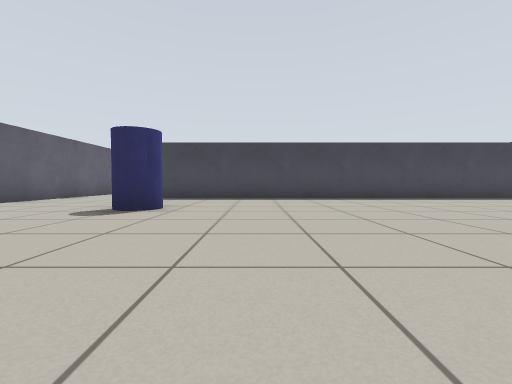
View 1 (above)

16 first-person views from a walk through a Gazebo world. The camera is 0.5 m above the floor, tilts 2° down and sees 90° across. The floor is counted in squares, 1 m on a side. Each view is taken from the middle of a square. On the plan, view 1 faces up. The plan holds only what a view shows up to about 9 squares ahead; the rest is blank.

View 2
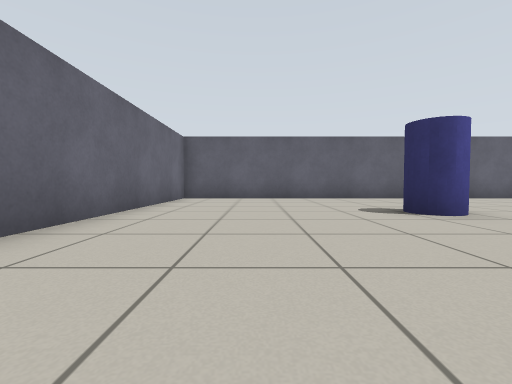

View 3
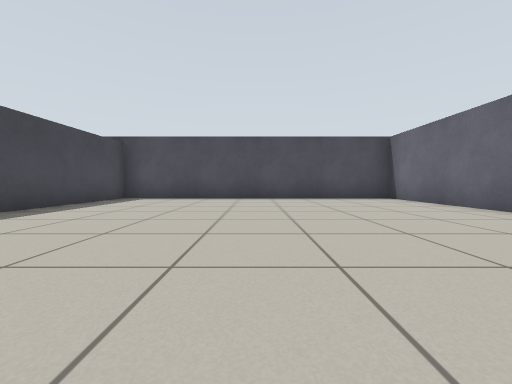

View 4
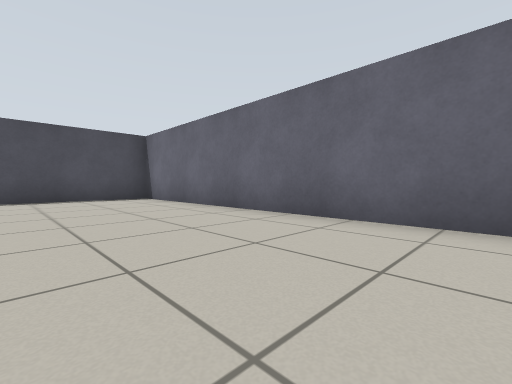

View 5
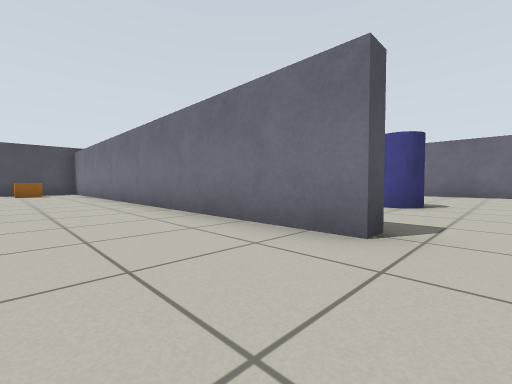

View 6
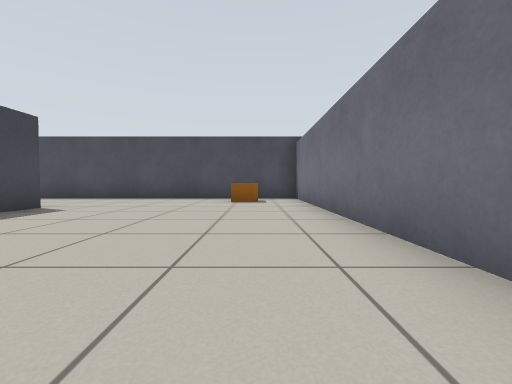

View 7
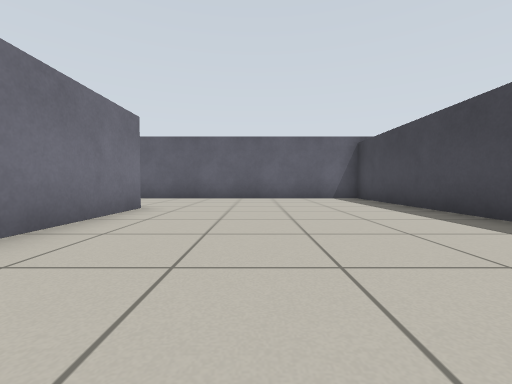

View 8
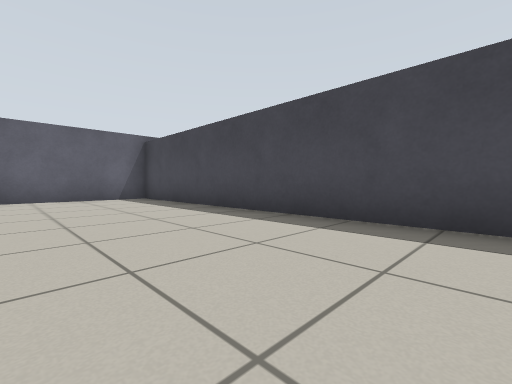

View 9
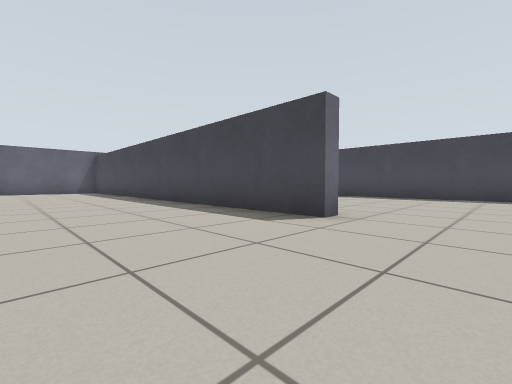

View 10
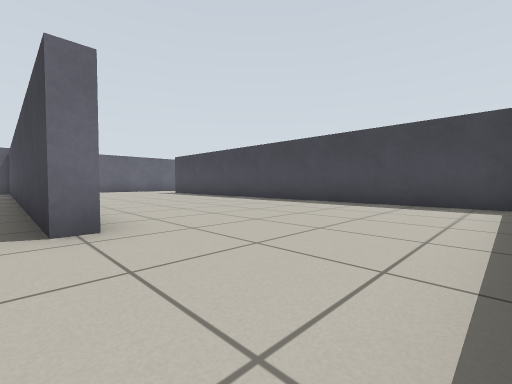

View 11
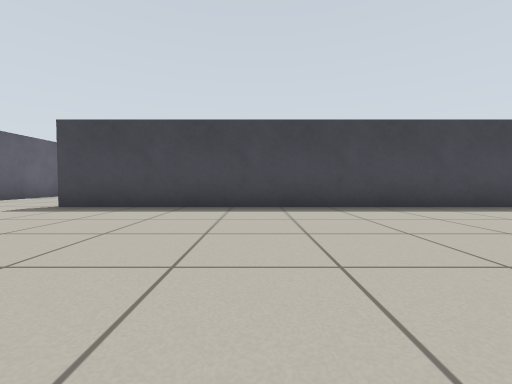

View 12
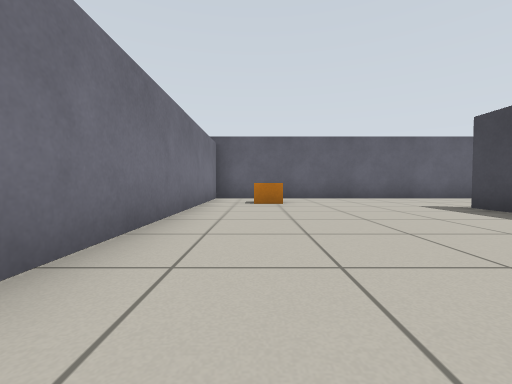

View 13
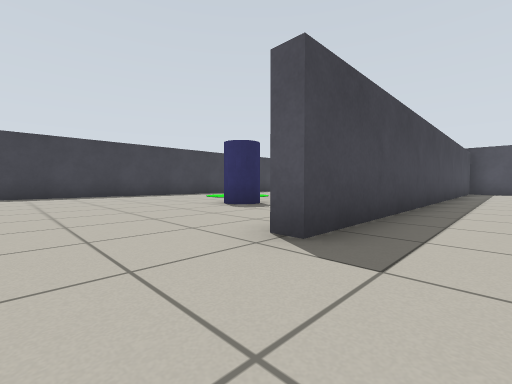

View 14
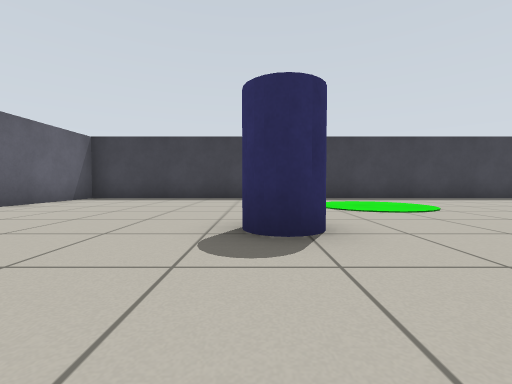

View 15
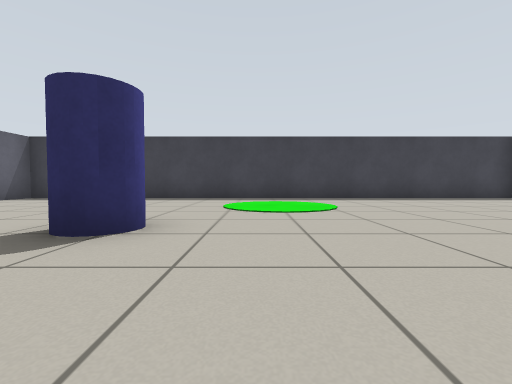

View 16
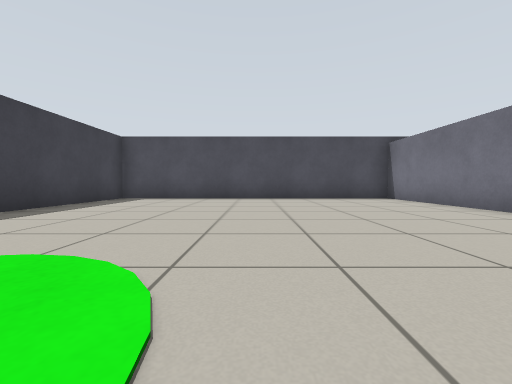

### Floor plan
Ten units are one square. View 1 is at (0, 0); x grows to the right and y downward. Boxes are objects, and circles mark ways between rooms. Rooms are numbered by the first view taken in them; rooms with no view inside come last. Other rooms are left out.
<svg viewBox="-68 -298 166 307">
<path fill="none" stroke="#000" d="M61 -148 61 -143 -63 -143 -63 4 93 4 93 -83 -31 -83 -31 -87 93 -87 93 -144M52 -207 93 -207 93 -293 -63 -293 -63 -262M-63 -241 -63 -147 8 -147M91 -203 -31 -203 -31 -208M93 -144 93 -171"/>
<rect x="-25" y="-55" width="10" height="10" fill="#bbb"><title>blue cylinder</title></rect>
<rect x="75" y="-105" width="10" height="10" fill="#bbb"><title>orange box</title></rect>
<rect x="-55" y="-165" width="20" height="10" fill="#bbb"><title>orange box</title></rect>
<rect x="-15" y="-245" width="20" height="10" fill="#bbb"><title>blue cylinder</title></rect>
<circle cx="80" cy="-140" r="3" fill="#2a7"/>
<text x="10" y="-70">1</text>
<text x="10" y="-220">2</text>
</svg>
Room 1 opens to room 2.

Where each view was taken, in squares from view 1:
view 1: 0 up, 0 right, facing up
view 2: 2 up, 2 right, facing left
view 3: 4 up, 1 right, facing right
view 4: 3 up, 1 right, facing down-right
view 5: 11 up, 4 left, facing down-right
view 6: 10 up, 1 right, facing right
view 7: 11 up, 2 right, facing left
view 8: 11 up, 2 right, facing up-left
view 9: 11 up, 8 right, facing up-left
view 10: 14 up, 9 right, facing up-left
view 11: 15 up, 1 right, facing up
view 12: 16 up, 2 right, facing left
view 13: 19 up, 5 left, facing up-right
view 14: 21 up, 1 left, facing up
view 15: 21 up, 1 right, facing up
view 16: 25 up, 1 right, facing right
